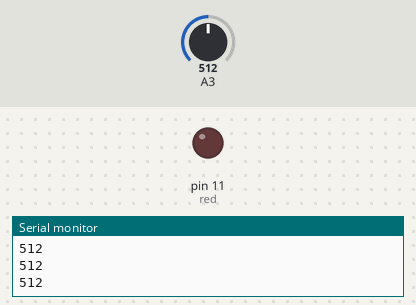
The sketch below on a simulated Arduino Uno, built with avr-gcc and run on an emulated ATmega328P. On the bench: output pins drawn as LEDs (lit = HIGH), the last lines printed to the serial monitor. Inputs (shaded band) come from the test bench; at power-on: A3 = 512.

Above: at 1.2 s.
1.3 s: A3 set to 483
At 2.4 s:
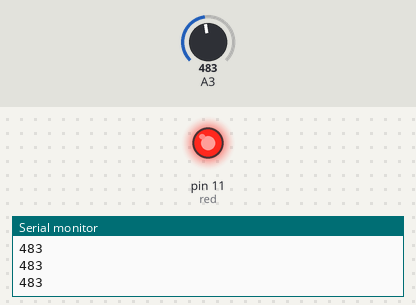
2.8 s: A3 set to 510
At 3.7 s:
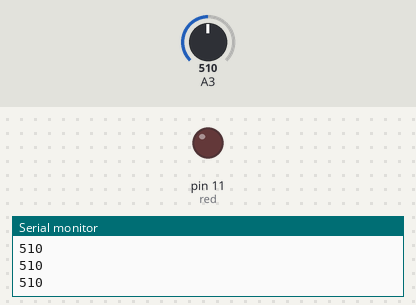
4.3 s: A3 set to 490
At 4.7 s:
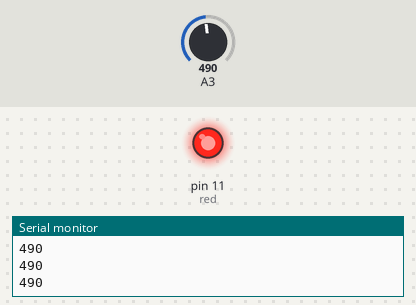
Timing chart, 0 to 7.3 s (numbered marks = the images above; inputs shaded):
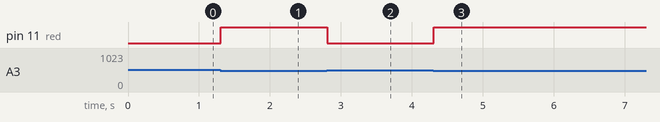

The sketch:

HALL-EFFECT.ino
```cpp
const int red=11;
void setup()
{
  // put your setup code here, to run once:
  Serial.begin(9600);
  pinMode(red,OUTPUT);
}

void loop()
{
  // put your main code here, to run repeatedly:
  int hall=analogRead(A3);
  Serial.println(hall);
  if(hall<500)
  {
   digitalWrite(red,HIGH);
  }
  else
  {
   digitalWrite(red,LOW);
  }
}
```

Measured:
- the behaviour switches between 500 and 499 on A3 (found by bisection; images 0 and 1)
- after the input at 1.3 s, pin 11 (red): LOW → HIGH at once
- after the input at 2.8 s, pin 11 (red): HIGH → LOW at once
- after the input at 4.3 s, pin 11 (red): LOW → HIGH at once
